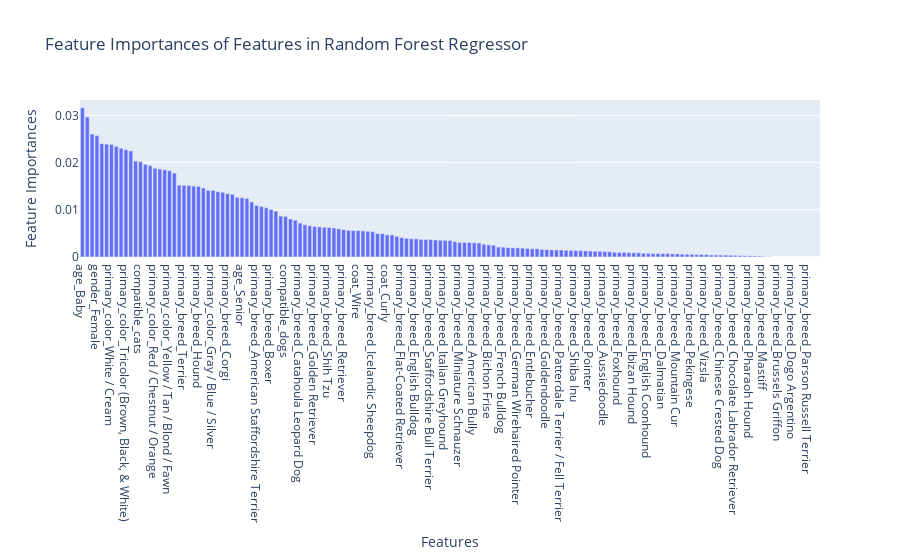

Notebook cell for this chart:
### Code cell
px.bar(x=x_feat_list, y=feature_importances, title='Feature Importances of Features in Random Forest Regressor', labels={'x': 'Features', 'y':'Feature Importances'}).update_xaxes(categoryorder='total descending')

### Figure 1 — Plotly figure (JSON) as saved in the notebook; plotly's stock layout.template omitted (floating-point values rounded to 4 significant figures; data arrays with more than 128 entries replaced by an {"elided": "..."} marker saying what was removed)
{"data": [{"alignmentgroup": "True", "hovertemplate": "Features=%{x}<br>Feature Importances=%{y}<extra></extra>", "legendgroup": "", "marker": {"color": "#636efa", "pattern": {"shape": ""}}, "name": "", "offsetgroup": "", "orientation": "v", "showlegend": false, "textposition": "auto", "type": "bar", "x": {"elided": "153 str values"}, "xaxis": "x", "y": {"elided": "153 float values"}, "yaxis": "y"}], "layout": {"barmode": "relative", "legend": {"tracegroupgap": 0}, "title": {"text": "Feature Importances of Features in Random Forest Regressor"}, "xaxis": {"anchor": "y", "categoryorder": "total descending", "domain": [0, 1], "title": {"text": "Features"}}, "yaxis": {"anchor": "x", "domain": [0, 1], "title": {"text": "Feature Importances"}}}}
